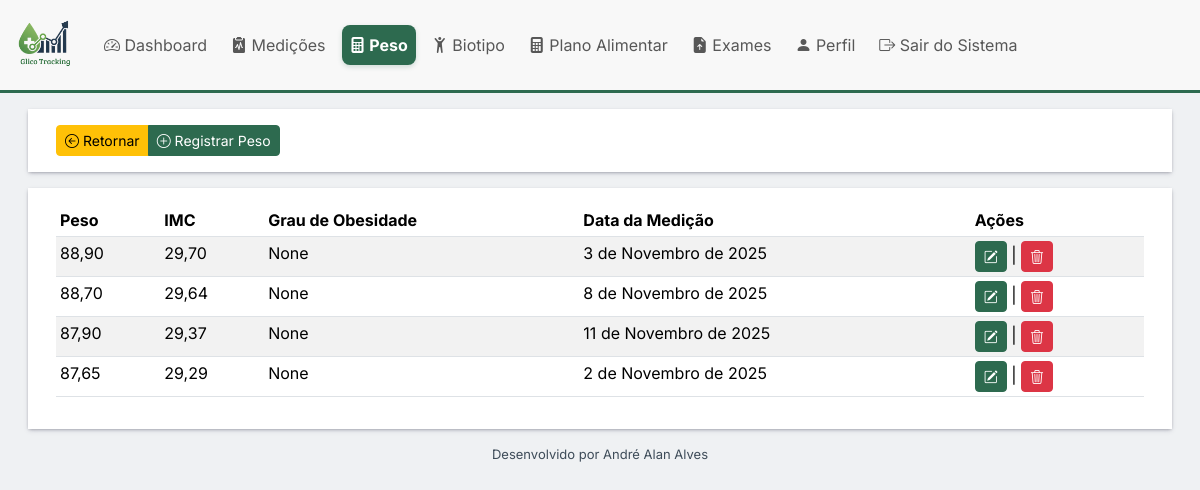
The page /perfis/peso/lista (signed in) on the database as committed earlier.
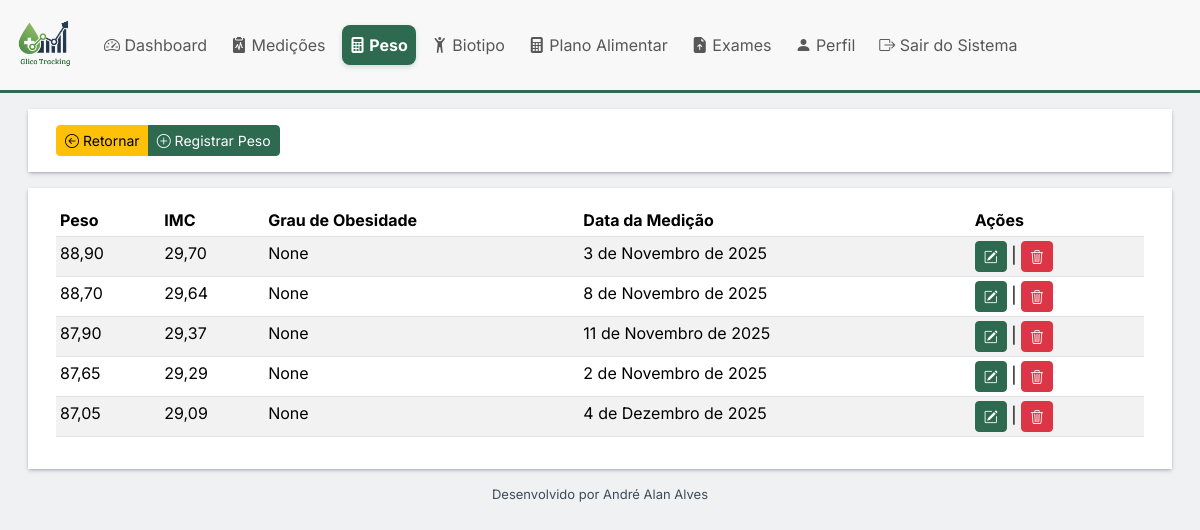
The same page on the database as committed later.
### perfis/models.py (models this page shows, shortened)
class HistoricoPesoImc(models.Model):
    perfil = models.ForeignKey(Perfil,related_name='perfilpeso', on_delete=models.CASCADE)
    data_registro = models.DateField(auto_now_add=True)
    peso = models.DecimalField("Peso",help_text="Peso em Kg",max_digits=5, decimal_places=2, null=False, blank=False)
    imc = models.DecimalField(max_digits=5, decimal_places=2, editable=False)
    grau_obesidade = models.CharField("Grau de Obesidade", max_length=50, blank=True, null=True)
    class Meta:
        ordering = ["-peso"]
        verbose_name = "Historico Peso Imc"
        verbose_name_plural = "Historicos Peso Imc"

### perfis/views.py (the view)
# urls.py: path('peso/lista', views.PerfilPersoImcListView.as_view(), name="peso_lista"),
class PerfilPersoImcListView(LoginRequiredMixin, ListView):
    model = HistoricoPesoImc
    template_name_suffix = '_listar'
    context_object_name = "peso"
    def get_queryset(self):
        instancia = super().get_queryset().filter(perfil=self.request.user.perfil)
        return instancia

### perfis/template/perfis/historicopesoimc_listar.html (shortened to what this page needs)
{% extends "base.html" %}
{% load django_bootstrap5 %}
{% block datatable %}
<link rel="stylesheet" href="https://cdn.datatables.net/1.13.7/css/jquery.dataTables.min.css">
{% endblock %}
{% block content %}
    <div class="container-fluid mt-3">
        <div class="row p-3 bg m-3">
            <div class="col">
                <div class="btn-group" role="group" aria-label="Basic example">
                    <a class="btn btn-sm btn-warning" href="{% url 'core:dashboard' %}" type="button"><i class="bi bi-arrow-left-circle"></i> Retornar</a>
                    <a href="{% url 'perfis:peso_registro' %}" class="btn btn-primary btn-sm"><i class="bi bi-plus-circle"></i> Registrar Peso</a>
                </div>
            </div>
        </div>
        <div class="row bg m-3 p-3 overflow-auto">
            <div class="col">
                <table class="table table-sm table-striped" id="tblpeso">
                    <thead>
                    <tr>
                        <th>Peso</th>
                        <th>IMC</th>
                        <th>Grau de Obesidade</th>
                        <th>Data da Medição</th>
                        <th>Ações</th>
                    </tr>
                    </thead>
                    <tbody>
                    {% for o in object_list %}
                        <tr>
                            <td>{{ o.peso }}</td>
                            <td>{{ o.imc }}</td>
                            <td>{{ o.grau_obesidade}}</td>
                            <td>{{ o.data_registro }}</td>
                            <td><a href="{% url 'perfis:peso_atualiza' pk=o.id %}" class="btn btn-sm btn-primary"><i class="bi bi-pencil-square"></i></a> |
                                <a href="{% url 'perfis:peso_delete' pk=o.id %}" class="btn btn-sm btn-danger "><i class="bi bi-trash3"></i></a>
                            </td>
                        </tr>
                    {% endfor %}
                    </tbody>
                </table>
            </div>
        </div>
    </div>
{% endblock %}

Rows that differ between the two databases and show on the page:
added HistoricoPesoImc: peso "87,05", imc "29,09", grau_obesidade "None", data_registro "4 de Dezembro de 2025"
